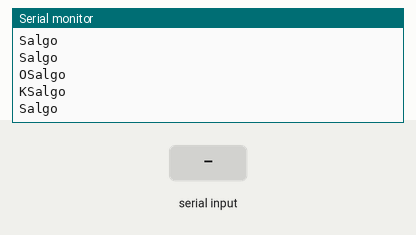
This sketch was run on a simulated Arduino Uno, built with avr-gcc and run on an emulated ATmega328P. On the bench: the last lines printed to the serial monitor. The inputs (shaded band) are chosen by the test bench. The modem accepts every AT command (registered, SIM ready, sends succeed) and sends nothing else.

Above: at 1.2 s.
1.3 s: "1" received over Serial
At 1.8 s:
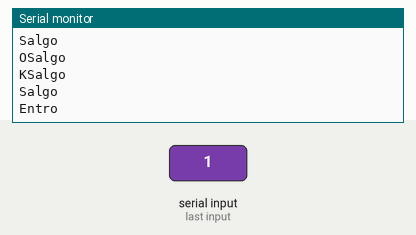
2.8 s: "1" received over the second serial link
At 4.0 s:
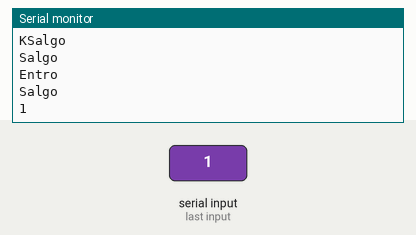
4.3 s: "0" received over the second serial link
At 5.3 s:
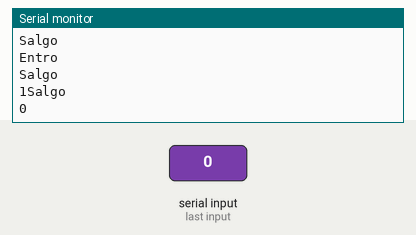

The sketch:

sketch_feb15a.ino
```cpp
#include <SoftwareSerial.h>

SoftwareSerial esp8266(1, 3);

void setup() {
  // Open serial communications and wait for port to open:
  Serial.begin(115200);
  while (!Serial) {
    ; // wait for serial port to connect. Needed for native USB port only
  }

  Serial.println("Started");

  // set the data rate for the SoftwareSerial port
  esp8266.begin(115200);
  esp8266.write("AT\r\n");
}

void loop() {
  if (esp8266.available()) {
    Serial.println("Salgo");
    Serial.write(esp8266.read());
  }
  if (Serial.available()) {
    Serial.println("Entro");
    esp8266.write(Serial.read());
  }
}
```

Measured:
- after the input at 1.3 s, the serial monitor: prints a new line at once (image 1)
- after the input at 2.8 s, the serial monitor: prints a new line at once (image 2)
- after the input at 4.3 s, the serial monitor: prints a new line at once (image 3)
